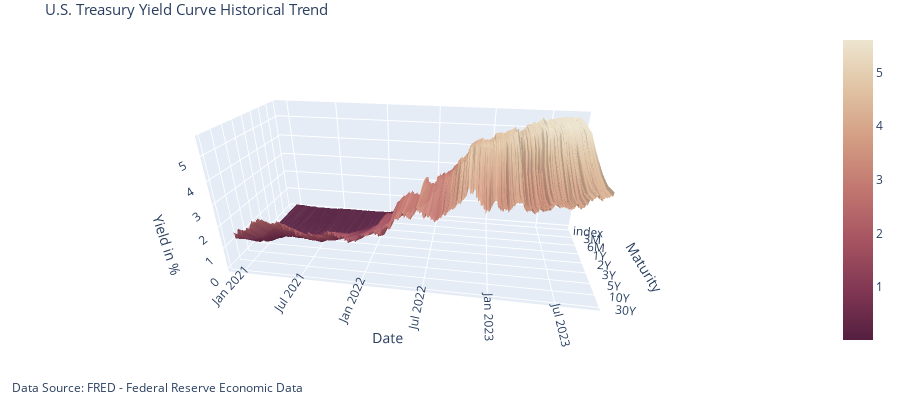

This figure's notebook cell:
### Code cell
def plot_3d_yield_curve(us_treasury_yield_df):

    fig = go.Figure(
        data=[go.Surface(x = us_treasury_yield_df.columns, 
                            y = us_treasury_yield_df['index'].values, 
                            z = us_treasury_yield_df.values, 
                            opacity = 0.95,
                            connectgaps = True,
                            colorscale = 'Brwnyl',
                            showscale = True,
                            reversescale = True,)])


    fig.update_layout(title = 'U.S. Treasury Yield Curve Historical Trend', 
                    title_font = dict(size = 15), 
                    hovermode = 'closest',
                    width = 900,
                    height = 400, 
                    scene = {"aspectratio": {"x": 1, "y": 2.5, "z": 1}, 
                            'camera': {'eye':{'x': 2.5, 'y':0.4, 'z': 1.2}}, 
                            'xaxis_title':'Maturity', 
                            'yaxis_title':'Date', 
                            'zaxis_title':'Yield in %'},
                    margin = dict(l = 10, r = 10, t = 30, b = 50),
                    annotations = [dict(text = "Data Source: FRED - Federal Reserve Economic Data",
                                    x = 0,
                                    y = -0.15,
                                    xref = "paper",
                                    yref = "paper",
                                    showarrow = False)])

    return fig 

plot_3d_yield_curve(us_treasury_yield_df.tail(720))

### Figure 1 — Plotly figure (JSON) as saved in the notebook; plotly's stock layout.template omitted (floating-point values rounded to 4 significant figures; data arrays with more than 128 entries replaced by an {"elided": "..."} marker saying what was removed)
{"data": [{"colorscale": [[0, "rgb(237, 229, 207)"], [0.1667, "rgb(224, 194, 162)"], [0.3333, "rgb(211, 156, 131)"], [0.5, "rgb(193, 118, 111)"], [0.6667, "rgb(166, 84, 97)"], [0.8333, "rgb(129, 55, 83)"], [1, "rgb(84, 31, 63)"]], "connectgaps": true, "opacity": 0.95, "reversescale": true, "showscale": true, "type": "surface", "x": ["index", "3M", "6M", "1Y", "2Y", "3Y", "5Y", "10Y", "30Y"], "y": {"elided": "720 str values"}, "z": {"elided": "720x9 mixed values"}}], "layout": {"annotations": [{"showarrow": false, "text": "Data Source: FRED - Federal Reserve Economic Data", "x": 0, "xref": "paper", "y": -0.15, "yref": "paper"}], "height": 400, "hovermode": "closest", "margin": {"b": 50, "l": 10, "r": 10, "t": 30}, "scene": {"aspectratio": {"x": 1, "y": 2.5, "z": 1}, "camera": {"eye": {"x": 2.5, "y": 0.4, "z": 1.2}}, "xaxis": {"title": {"text": "Maturity"}}, "yaxis": {"title": {"text": "Date"}}, "zaxis": {"title": {"text": "Yield in %"}}}, "title": {"font": {"size": 15}, "text": "U.S. Treasury Yield Curve Historical Trend"}, "width": 900}}
